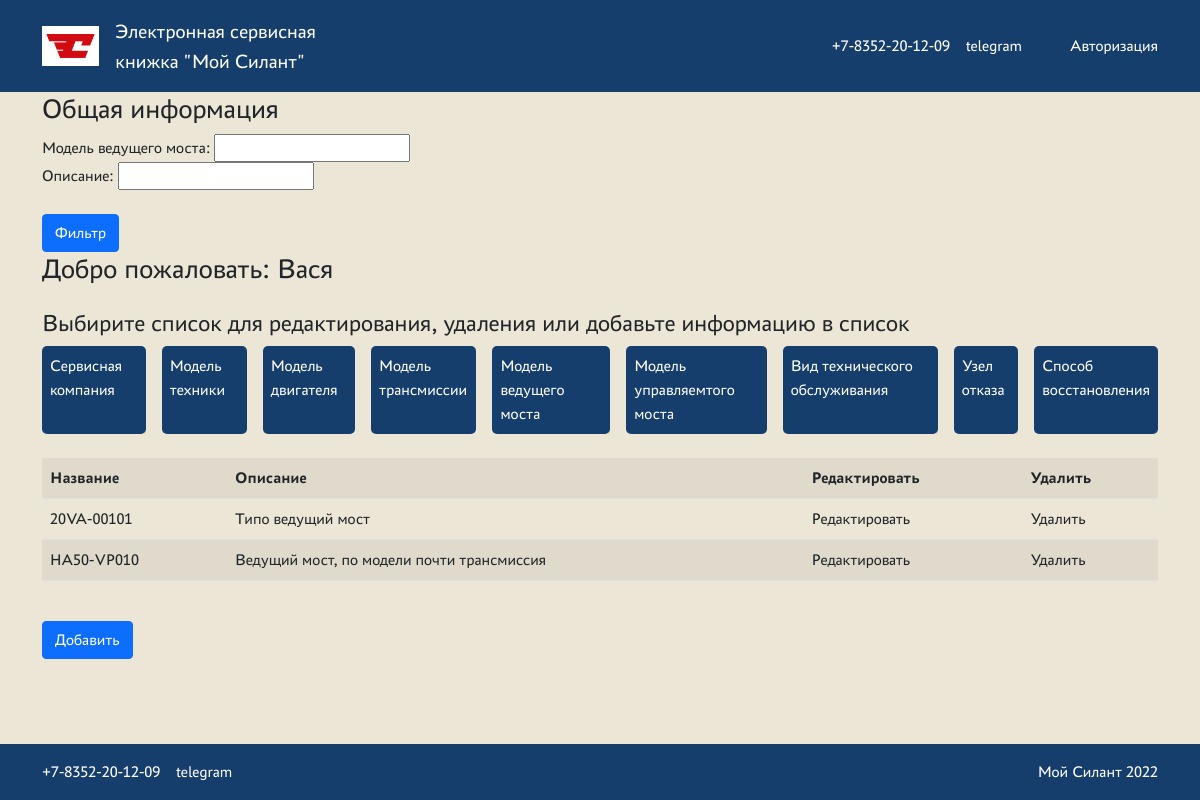
Page /daxlemodel/ (signed in) on the committed database.
### src/models.py (models this page shows, shortened)
class DrivingAxleModel(models.Model):
    name = models.TextField(verbose_name="Модель ведущего моста")
    description = models.TextField(blank=True, verbose_name="Описание")
    class Meta:
        verbose_name = "Модель ведущего моста"

### src/views.py (the view)
# urls.py: path("daxlemodel/", DrivingAxleModelListView.as_view(), name="daxlemodel"),
class DrivingAxleModelListView(PermissionRequiredMixin, ListView):
    permission_required = ("src.view_drivingaxlemodel",)
    model = DrivingAxleModel
    context_object_name = "drivingaxlemodel"
    template_name = "./lists/drivingaxlemodel_list.html"
    queryset = DrivingAxleModel.objects.all()
    login_url = "/"
    def get_context_data(self, *args, **kwargs):
        context = super().get_context_data(**kwargs)
        context["filter"] = DrivingAxleModelFilter(self.request.GET, queryset=self.get_queryset())
        return context

### templates/lists/drivingaxlemodel_list.html
<!DOCTYPE html>
{% extends "default.html" %}
{% load static %}
{% block content %}
    <section class="claim">
        <h3 class="heading"> Общая информация</h3>
        <form method="GET">
            {{ filter.form }}
            <div>
                <input class="btn btn-primary mt-4" type="submit" value="Фильтр">
            </div>
        </form>
        <h3 class="heading">Добро пожаловать: {{ request.user.first_name }}</h3>
        <h4 class="search__description mt-4">
            Выбирите список для редактирования, удаления или добавьте информацию в список
        </h4>
        <nav class="btn-wrapper">
            <ul class="nav-btns">
                <li class="nav-item">
                    <a href="/servicecompany/">Сервисная компания</a>
                </li>
                <li class="nav-item">
                    <a href="/machinemodel/">Модель техники</a>
                </li>
                <li class="nav-item">
                    <a href="/enginemodel/">Модель двигателя</a>
                </li>
                <li class="nav-item">
                    <a href="/transmissionmodel/">Модель трансмиссии</a>
                </li>
                <li class="nav-item">
                    <a href="/daxlemodel/">Модель ведущего моста</a>
                </li>
                <li class="nav-item">
                    <a href="/saxlemodel/">Модель управляемтого моста</a>
                </li>
                <li class="nav-item">
                    <a href="/maintenancetype/">Вид технического обслуживания</a>
                </li>
                <li class="nav-item">
                    <a href="/breakdownunit/">Узел отказа</a>
                </li>
                <li class="nav-item">
                    <a href="/recovermethod/">Способ восстановления</a>
                </li>
            </ul>
        </nav>
        <div class="table-responsive mt-4">
            <table class="table table-striped">
                <tbody>
                <tr>
                    <th>Название</th>
                    <th>Описание</th>
                    <th>Редактировать</th>
                    <th>Удалить</th>
                </tr>
                {% for m in filter.qs %}
                    <tr id="myUL">
                        <td>{{ m.name }}</td>
                        <td>{{ m.description }}</td>
                        <td><a href="{% url 'create_daxlemodel' m.pk %}">Редактировать</a></td>
                        <td><a href="{% url 'delete_daxlemodel' m.pk %}">Удалить</a></td>
                    </tr>
                {% endfor %}
                </tbody>
            </table>
            <div class="btn btn-primary mt-4">
                <a href="{% url 'create_daxlemodel' %}">Добавить</a>
            </div>
        </div>
    </section>
{% endblock content %}

### static/css/styles.css (style rules this page uses)
:root { --color-primary: #163E6C; --color-secondary: #EBE6D6; --color-danger: #D20A11; --color-text-primary: #FFFFFF; }
*, *:before, *:after { margin: 0; padding: 0; box-sizing: border-box; }
a { text-decoration: none; color: inherit; }
ul,li { list-style-type: none; margin: 0; padding: 0; }
body { font-family: "PT Astra Sans"; margin: 0; display: flex; flex-direction: column; min-height: 100vh; }
.nav-btns { display: flex; gap: 1rem; }
.nav-item { background-color: var(--color-primary); color: var(--color-text-primary); padding: 0.5rem; border-radius: 5px; }

### rows in the picture
DrivingAxleModel: name "20VA-00101", description "Типо ведущий мост"
DrivingAxleModel: name "HA50-VP010", description "Ведущий мост, по модели почти трансмиссия"

### other values in the picture
{{ request.user.first_name }} "Вася"
